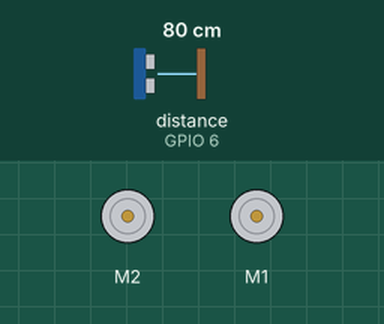
Recording of a sketch running on a simulated ESP32-S3. On the bench: 2 × DC motor (green arrow = forward, orange = backward, longer = faster). Wiring (inferred from the names in the program): ultrasonic range finder: trigger GPIO 5; echo GPIO 6. Inputs (shaded band) come from the test bench; at power-on: distance to the obstacle (sensor on GPIO 6) 80 cm. The echo pulse lasts 58.3 µs per cm; what the sketch prints to the serial monitor is not drawn.

Above: at 1.2 s.
1.3 s: distance to the obstacle (sensor on GPIO 6) set to 2 cm
At 2.0 s:
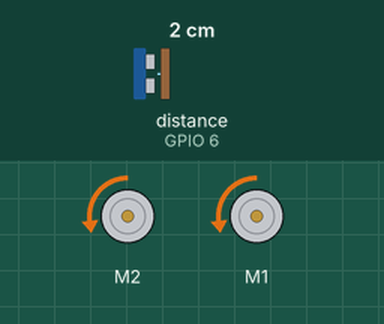
4.3 s: distance to the obstacle (sensor on GPIO 6) set to 15 cm
5.8 s: distance to the obstacle (sensor on GPIO 6) set to 20 cm
At 7.1 s:
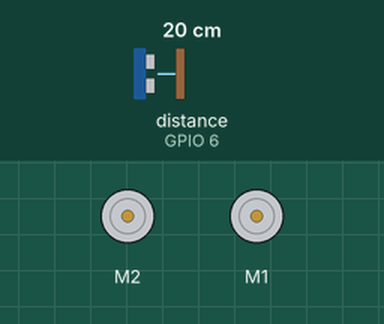
7.5 s: distance to the obstacle (sensor on GPIO 6) set to 14 cm
10.5 s: distance to the obstacle (sensor on GPIO 6) set to 12 cm
At 12.3 s:
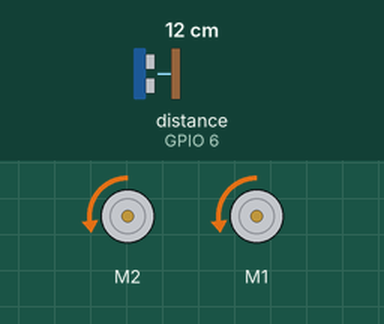
Timing chart, 0 to 13.8 s (numbered marks = the images above; inputs shaded):
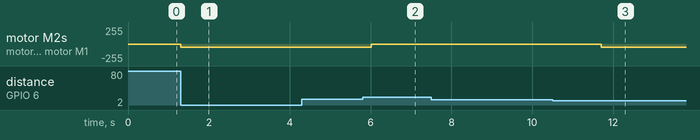

Measured:
- the behaviour switches between 17 and 18 cm on distance to the obstacle (sensor on GPIO 6) (found by bisection; images 1 and 2)
- the behaviour switches between 13 and 12 cm on distance to the obstacle (sensor on GPIO 6) (found by bisection; images 2 and 3)
- after the input at 1.3 s, motor M2, motor M1: stopped → backward 50/255 at once
- after the input at 4.3 s, every drawn part: stays the same
- after the input at 5.8 s, motor M2, motor M1: backward 50/255 → stopped after 0.21 s
- after the input at 7.5 s, every drawn part: stays the same
- after the input at 10.5 s, motor M2, motor M1: stopped → backward 50/255 after 1.2 s

The sketch:

ProjectThing.ino
```cpp
// Import required libraries
#include <Arduino.h>
#include <WiFi.h>
#include "RobotActions.h"
#include "RobotServer.h"
#include "UltrasonicSensor.h"

#include <time.h>

// access point credentials
const char* ssid = "Robocar (http://192.168.4.1/)";
const char* password = "password";

bool explorationMode = false;


void setupAP() {
    if(! WiFi.mode(WIFI_AP_STA))
        Serial.println("Failed to set Wifi mode");
    // Remove the password parameter, if you want the AP to be open
    if(! WiFi.softAP(ssid))
        Serial.println("Failed to start soft AP");
}

void setup(){
    Serial.begin(115200); // Serial port for debugging purposes

    setupAP();

    setupServer();
    setupMotorShield();
    setupUltrasonicSensor();
}

void loop() {
    loopServer();
    // if (explorationMode == true) {
    //     explorationControl();
    // }

    loopUltrasonicSensor();
    if (pulseDistance < SAFETY_MARGIN) {
        // maintain a distance of 10cm from an obstacle in front
        do {goBackward();loopUltrasonicSensor();} while (pulseDistance < SAFETY_MARGIN+10);
        handleRelease();
    }
}

void explorationControl() {
    // if obstacle detected, stop the robot
    // if no obstacle detected, continue
    srand ( time(NULL) );

    // if (ultrasonicDistance < 10) {
    //     handleRelease();
    // }
}
```

RobotActions.h
```cpp
#include <Adafruit_MotorShield.h>

// Create the motor shield object with the default I2C address 0x60
// https://learn.adafruit.com/adafruit-stepper-dc-motor-featherwing/pinouts#i2c-addressing-1883531
Adafruit_MotorShield AFMS = Adafruit_MotorShield();
// Or, create it with a different I2C address (say for stacking)
// Adafruit_MotorShield AFMS = Adafruit_MotorShield(0x61);

// Select which 'port' M1, M2, M3 or M4
Adafruit_DCMotor *leftMotor = AFMS.getMotor(2); // 2 and 3
Adafruit_DCMotor *rightMotor = AFMS.getMotor(1); // 1 and 4

void setupMotorShield() {
    if (!AFMS.begin()) {         // create with the default frequency 1.6KHz
    // if (!AFMS.begin(1000)) {  // OR with a different frequency, say 1KHz
        Serial.println("Could not find Motor Shield. Check wiring.");
        while (1);
    }
    Serial.println("Motor Shield found.");
}

void handleRobotMotion(int leftMotorDirection, int rightMotorDirection, int motorSpeed) {
    // Set the speed to start, from 0 (off) to 255 (max speed)
    leftMotor->setSpeed(motorSpeed);
    rightMotor->setSpeed(motorSpeed);

    leftMotor->run(leftMotorDirection);
    rightMotor->run(rightMotorDirection);
}

void handleRelease() {
    // RELEASE stops the motor
    // removes power from the motor and is equivalent to setSpeed(0)
    leftMotor->run(RELEASE);
    rightMotor->run(RELEASE);
}

void goForward() {
    handleRobotMotion(FORWARD, FORWARD, 50);
}
void goBackward() {
    handleRobotMotion(BACKWARD, BACKWARD, 50);
}
void turnLeft() {
    handleRobotMotion(BACKWARD, FORWARD, 50);
}
void turnRight() {
    handleRobotMotion(FORWARD, BACKWARD, 50);
}
```

RobotServer.h
```cpp
// (licence header left out)
#include <AsyncTCP.h>
#include <ESPAsyncWebServer.h>

#include "webpage.h"

// Create AsyncWebServer object on port 80
AsyncWebServer server(80);
// web sockets establishes and maintains a two-way communication between client and server
// for more response real-time communication, i.e. quicker response to robot commands
// without the need for page refreshes on the client side
AsyncWebSocket ws("/robocar_control");


void handleWebSocketMessage(void *arg, uint8_t *data, size_t len) {
    AwsFrameInfo *info = (AwsFrameInfo*)arg;
    if (info->final && info->index == 0 && info->len == len && info->opcode == WS_TEXT) {
        data[len] = 0;
        if (strcmp((char*)data, "release") == 0) handleRelease();
        if (strcmp((char*)data, "forward") == 0) goForward();
        if (strcmp((char*)data, "backward") == 0) goBackward();
        if (strcmp((char*)data, "left") == 0) turnLeft();
        if (strcmp((char*)data, "right") == 0) turnRight();
    }
}

void onEvent(AsyncWebSocket *server, AsyncWebSocketClient *client, AwsEventType type,
                void *arg, uint8_t *data, size_t len) {
    switch (type) {
        case WS_EVT_CONNECT:
            Serial.printf("WebSocket client #%u connected from %s\n", client->id(), client->remoteIP().toString().c_str());
            break;
        case WS_EVT_DISCONNECT:
            Serial.printf("WebSocket client #%u disconnected\n", client->id());
            break;
        case WS_EVT_DATA:
            handleWebSocketMessage(arg, data, len);
            break;
        case WS_EVT_PONG:
        case WS_EVT_ERROR:
            break;
    }
}

void initWebSocket() {
    ws.onEvent(onEvent);
    server.addHandler(&ws);
}

String processor(const String& var){
    Serial.println(var);
    return String();
}

// defining a FreeRTOS task for periodically calling the cleanupClients() function
// to limit the number of clients by closing the oldest client when the maximum
// number has been exceeded
void cleanupWebsocketClients(void *parameters) {
    while(1) {
        ws.cleanupClients();
        // Serial.println("Cleaned up websocket clients");
        vTaskDelay(1000 / portTICK_PERIOD_MS);
    }
}

void setupServer() {
    initWebSocket();

    // Route for root / web page
    server.on("/", HTTP_GET, [](AsyncWebServerRequest *request){
        request->send_P(200, "text/html", index_html, processor);
    });

    // Start server
    server.begin();

    xTaskCreate(
        cleanupWebsocketClients,   // Task function
        "cleanupWebsocketClients", // Task name
        1000,                     // Stack size (bytes)
        NULL,                      // Task parameters
        1,                         // Task priority, higher number = higher priority
        NULL                       // Task handle, allows you to interact with task from other tasks
    );
}

void loopServer() {
}
```

UltrasonicSensor.h
```cpp
const int trigPin = 5;
const int echoPin = 6;
long pulseDuration; // sound wave travel time
int pulseDistance;

int SAFETY_MARGIN = 10; // cm

void obstacleAvoidanceControl(void *parameter) {
    while(1) {
        if (pulseDistance < 10) {
            // maintain a distance of 10cm from an obstacle in front
            goBackward();
            handleRelease();
        }
        vTaskDelay(10 / portTICK_PERIOD_MS);
    }
}

void setupUltrasonicSensor() {
    pinMode(trigPin, OUTPUT);
    pinMode(echoPin, INPUT);

    // xTaskCreate(
    //     obstacleAvoidanceControl,   // Task function
    //     "obstacleAvoidanceControl", // Task name
    //     1000,                     // Stack size (bytes)
    //     NULL,                      // Task parameters
    //     2,                         // Task priority, higher number = higher priority
    //     NULL                       // Task handle, allows you to interact with task from other tasks
    // );
}

// update the distance (in cm) of an object in front of the robot
void loopUltrasonicSensor() {
    // make sure trig pin is clear
    digitalWrite(trigPin, LOW);
    delayMicroseconds(2);

    // set trig pin to high state for 10 microseconds
    // to generate ultrasound wave
    digitalWrite(trigPin, HIGH);
    delayMicroseconds(10);
    digitalWrite(trigPin, LOW);

    // HIGH means the pulseIn function will wait for the echo pin to go HIGH
    // i.e. when we receive the reflected ultrasound wave
    pulseDuration = pulseIn(echoPin, HIGH);
    pulseDistance = pulseDuration * 0.034 / 2; // distance in cm

    // Serial.print("Distance: ");
    // Serial.println(ultrasonicDistance);
}
```

webpage.h
```cpp
// (licence header left out)
const char index_html[] PROGMEM = R"rawliteral(
<!DOCTYPE HTML><html>
<head>
  <meta name="viewport" content="width=device-width, initial-scale=1">
  <link rel="icon" href="data:,">
  <style>
    html {
      font-family: Arial, Helvetica, sans-serif;
      text-align: center;
    }
    h1 {
      font-size: 1.8rem;
      color: white;
    }
    h2{
      font-size: 1.5rem;
      font-weight: bold;
      color: #143642;
    }
    .topnav {
      overflow: hidden;
      background-color: #143642;
    }
    body {
      margin: 0;
    }
    .content {
      padding: 30px;
      max-width: 600px;
      margin: 0 auto;
    }
    .button {
      padding: 15px;
      font-size: 24px;
      text-align: center;
      outline: none;
      color: #fff;
      background-color: #0f8b8d;
      border: none;
      border-radius: 5px;
      -webkit-touch-callout: none;
      -webkit-user-select: none;
      -khtml-user-select: none;
      -moz-user-select: none;
      -ms-user-select: none;
      user-select: none;
      -webkit-tap-highlight-color: rgba(0,0,0,0);
    }
    /*.button:hover {background-color: #0f8b8d}*/
    .button:active {
      background-color: #0f8b8d;
      box-shadow: 2 2px #CDCDCD;
      transform: translateY(2px);
    }

    .grid-container {
      display: grid;
      align-items: center;
      gap: 0.5em;
    }

    #robot-controls-grid {
      display: grid;
      grid-template-columns: repeat(3, 1fr);
    }
    .arrow {
      border: solid black;
      border-width: 0 3px 3px 0;
      display: inline-block;
      padding: 3px;
    }
    .right {
      transform: rotate(-45deg);
      -webkit-transform: rotate(-45deg);
    }
    .left {
      transform: rotate(135deg);
      -webkit-transform: rotate(135deg);
    }
    .up {
      transform: rotate(-135deg);
      -webkit-transform: rotate(-135deg);
    }
    .down {
      transform: rotate(45deg);
      -webkit-transform: rotate(45deg);
    }
    #forward-btn {
      grid-column-start: 2;
      grid-column-end: 3;
      grid-row-start: 1;
      grid-row-end: 2;
    }
    #backward-btn {
      grid-column-start: 2;
      grid-column-end: 3;
      grid-row-start: 3;
      grid-row-end: 4;
    }
    #left-btn {
      grid-column-start: 1;
      grid-column-end: 2;
      grid-row-start: 2;
      grid-row-end: 3;
    }
    #right-btn {
      grid-column-start: 3;
      grid-column-end: 4;
      grid-row-start: 2;
      grid-row-end: 3;
    }
  </style>

  <title>Robocar</title>
  <meta name="viewport" content="width=device-width, initial-scale=1">
</head>

<body>
  <div class="topnav">
    <h1>Robocar</h1>
  </div>
  <div class="content">
    <div class="grid-container">
      <!-- <div>
        <h2>Mode</h2>
        <div id="robot-mode-grid">
          Exploration Mode<input type="checkbox">
        </div>
      </div> -->

      <div>
        <h2>Controls</h2>
        <div id="robot-controls-grid">
          <button id="forward-btn" class="button"><i class="arrow up"></i></button>
          <button id="left-btn" class="button"><i class="arrow left"></i></button>
          <button id="right-btn" class="button"><i class="arrow right"></i></button>
          <button id="backward-btn" class="button"><i class="arrow down"></i></button>
        </div>
      </div>
    </div>
  </div>

  <script>
    var gateway = `ws://${window.location.hostname}/robocar_control`;
    var websocket;
    window.addEventListener('load', onLoad);
    function initWebSocket() {
        console.log('Trying to open a WebSocket connection...');
        websocket = new WebSocket(gateway);
        websocket.onopen    = onOpen;
        websocket.onclose   = onClose;
        websocket.onmessage = onMessage; // <-- add this line
    }
    function onOpen(event) {
        console.log('Connection opened');
    }
    function onClose(event) {
        console.log('Connection closed');
        setTimeout(initWebSocket, 2000);
    }
    function onMessage(event) {

    }
    function onLoad(event) {
        initWebSocket();
        initButton();
    }
    function initButton() {
      ['forward','backward','left','right'].forEach( direction => {
        document.getElementById(direction+'-btn').addEventListener('mousedown', function(){
          websocket.send(direction);
        });
        document.getElementById(direction+'-btn').addEventListener('mouseup', function(){
          websocket.send('release');
        });

        document.getElementById(direction+'-btn').addEventListener('touchstart', function(){
          websocket.send(direction);
        });
        document.getElementById(direction+'-btn').addEventListener('touchend', function(){
          websocket.send('release');
        });
      });
    }
  </script>
</body>
</html>
)rawliteral";
```
